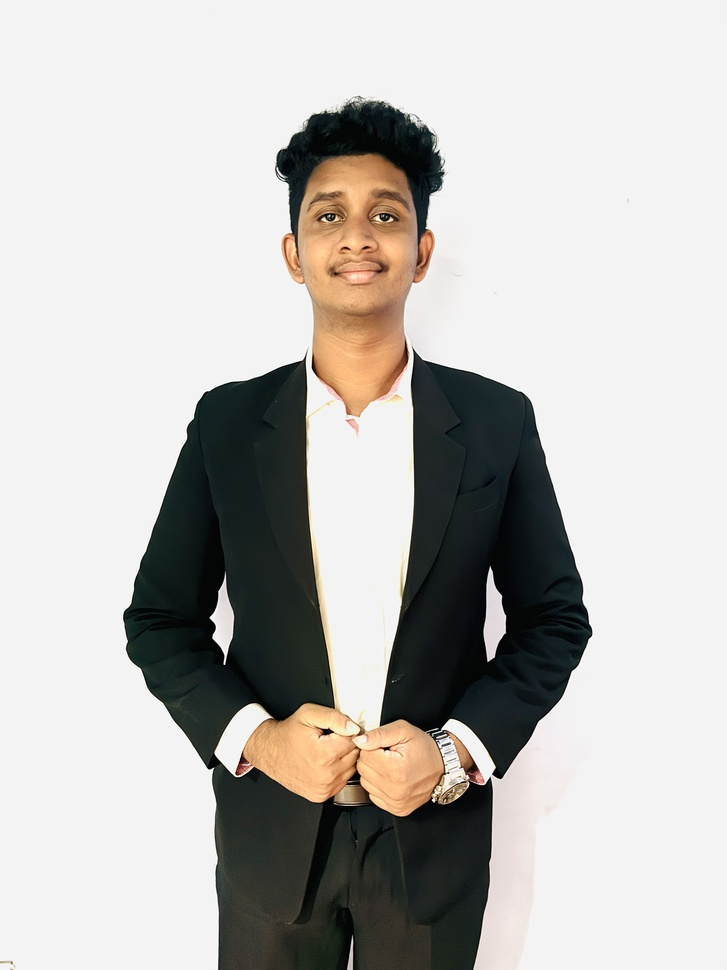
#> input picture server/app/me.JPG, 727 x 970 px, shrunk from 3024 x 4032 before the run, found by its file name
$ python upload_service.py
#> lines starting #> are read from the running program, lines starting #| are printed output that depends on the picture
import numpy as np
import cv2
from io import BytesIO
import os

# Load reference image (done once when service loads)
REFERENCE_IMAGE_PATH = r"D:\Projects\AgriVision\server\app\me.JPG"

# Pre-load reference image
if os.path.exists(REFERENCE_IMAGE_PATH):
    ref_img_bgr = cv2.imread(REFERENCE_IMAGE_PATH)
#> ref_img_bgr is the input picture: shape (970, 727, 3); mean B, G, R 184, 187.1, 189
    ref_img_hsv = cv2.cvtColor(ref_img_bgr, cv2.COLOR_BGR2HSV)
#> ref_img_hsv: shape (970, 727, 3); mean H, S, V 23.2, 26.4, 190.8

    # Compute HSV histogram for reference
    reference_hist = cv2.calcHist([ref_img_hsv], [0, 1], None, [50, 60], [0, 180, 0, 256])
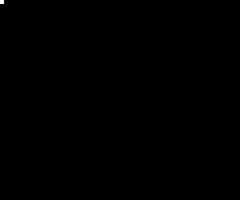
#> reference_hist: shape (50, 60) float32 (shown 4 times larger); min 0, max 451400, mean 235.1; drawn with min black and max white
    reference_hist = cv2.normalize(reference_hist, reference_hist).flatten()
#> reference_hist = 3000 values, max 0.999 at index 0, min 0 at index 36, mean 0.00052
else:
    reference_hist = None
    print("⚠ WARNING: Reference image not found at:", REFERENCE_IMAGE_PATH)


async def process_uploaded_image(file):
    """
    Service layer receives FE image and compares it with reference image.
    """

    if file is None:
        return {
            "error": "No file received. Ensure the client sends FormData properly."
        }

    if isinstance(file, str):
        return {
            "error": "Received a string instead of an UploadFile. Check FE image append logic."
        }

    contents = await file.read()

    if not contents:
        return {"error": "Empty file uploaded."}

    try:
        nparr = np.frombuffer(contents, np.uint8)
        img = cv2.imdecode(nparr, cv2.IMREAD_COLOR)
        if img is None:
            return {"error": "Could not decode uploaded image."}

        # Convert uploaded image to HSV
        hsv_img = cv2.cvtColor(img, cv2.COLOR_BGR2HSV)
    except Exception as e:
        return {"error": f"Failed to process uploaded image: {str(e)}"}

    # Ensure reference image is loaded
    if reference_hist is None:
        return {"error": "Reference image missing on server."}

    # Compute histogram for uploaded image
    try:
        uploaded_hist = cv2.calcHist([hsv_img], [0, 1], None, [50, 60], [0, 180, 0, 256])
        uploaded_hist = cv2.normalize(uploaded_hist, uploaded_hist).flatten()
    except Exception as e:
        return {"error": f"Failed to compute histogram: {str(e)}"}

    # Compare histograms using correlation
    similarity = cv2.compareHist(reference_hist, uploaded_hist, cv2.HISTCMP_CORREL)

    return {
        "filename": file.filename,
        "content_type": file.content_type,
        "similarity_score": float(similarity),
        "message": "Comparison completed successfully",
        # Debug info (optional)
        "uploaded_hsv_shape": hsv_img.shape,
        "reference_path": REFERENCE_IMAGE_PATH
    }
